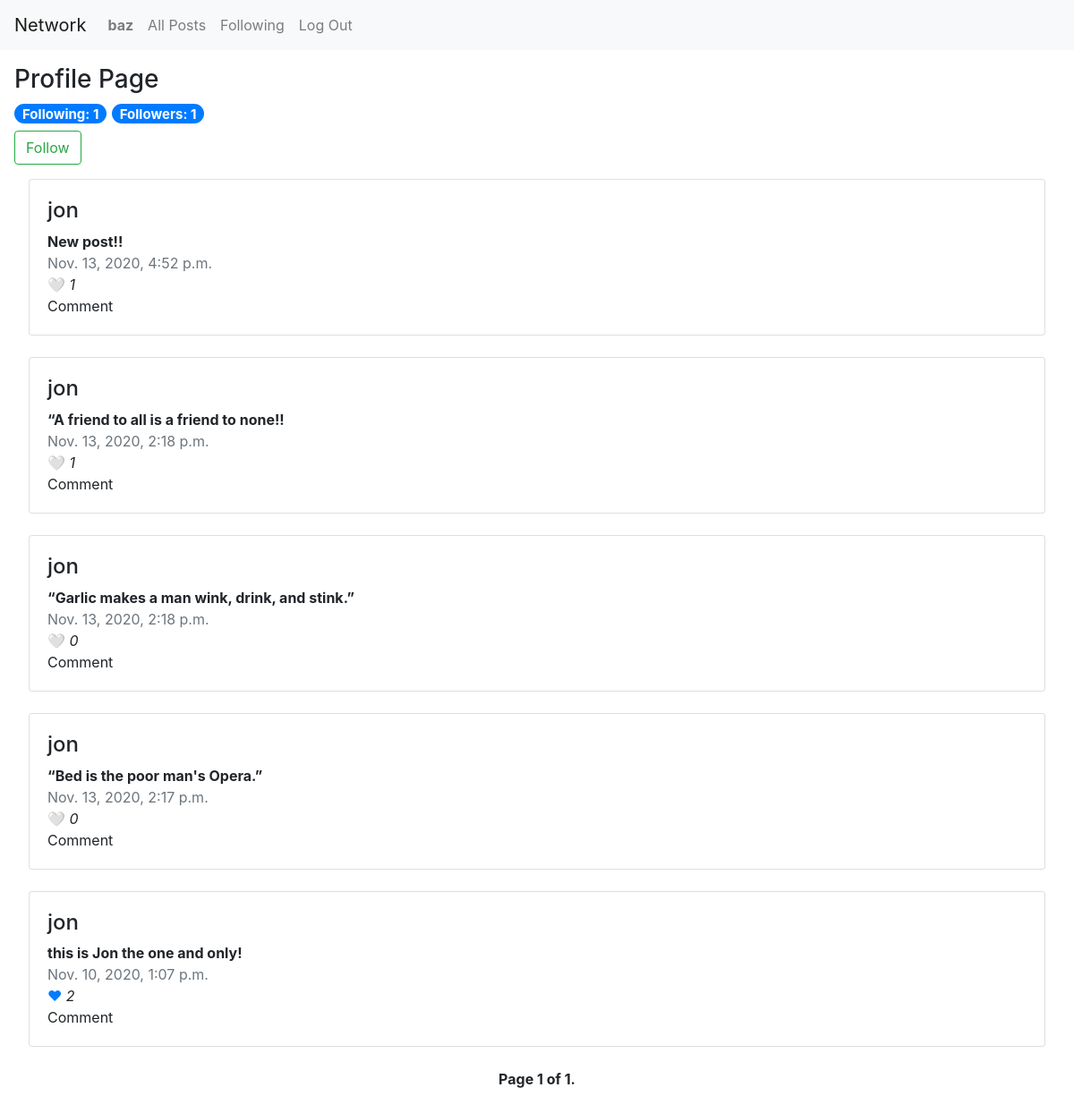
The app's page /profile/jon (signed in) with its own data.
### network/models.py (models this page shows)
class User(AbstractUser):
    pass

class NewPost(models.Model):
    creator = models.CharField(max_length=64)
    text = models.TextField(verbose_name="Description")
    image = models.URLField(blank=True, verbose_name="Image URL", null=True)
    like = models.IntegerField()
    timeStamp = models.DateTimeField(auto_now_add=True,null=True)
    liked = models.ManyToManyField(User, blank=True, related_name="liked_user")
    objects = models.Manager()

### network/views.py (the view)
# urls.py: path("profile/<str:name>", views.profile, name="profile"),
def profile(request, name):
    try:
        profile = User.objects.get(username=name)
        message = []
        if request.user.username:
            try:
                flw = Follow.objects.filter(profile=profile, following=request.user)
                f = 'yes'
                if not flw:
                    f = ''
            except:
                f = ''
        else:
            f = ''
        try:
            posts = NewPost.objects.filter(creator=profile).order_by("-timeStamp")
            flw = Follow.objects.filter(profile=profile)
            followers = len(flw)
            flw = Follow.objects.filter(following=profile)
            following = len(flw)
            paginator = Paginator(posts, 10)
            page_number = request.GET.get('page')
            page_obj = paginator.get_page(page_number)
        except:
            "not found"
        return render(request, "network/profile.html", {
            "posts" : posts,
            "name" : name,
            "follow" : f,
            "following" : following,
            "followers" : followers,
            "page_obj" : page_obj
        })
    except:
        message.append(f"{name}, not found!")
        return render(request, "network/profile.html", {
            "messages" : message,
            "name" : name
        })

### network/templates/network/profile.html (shortened to what this page needs)
{% extends "network/layout.html" %}
{% block body %}
    <h3>Profile Page</h3>
    <h5><span class="badge badge-pill badge-primary">Following:  {{following}}</span>
    <span class="badge badge-pill badge-primary">Followers:  {{followers}}</span></span></h4>
    {% if user.is_authenticated %}
        {% if user.username != name %}
            {% if follow != "yes" %}
            <form  action="{% url 'follow' name %}" method="post">
                <button class="btn btn-outline-success" type="submit">Follow</button>
            </form>
            {% else %}
            <form  action="{% url 'unfollow' name %}" method="post">
                {% csrf_token %}
                <button class="btn btn-outline-danger" type="submit">UnFollow</button>
            </form>
            {% endif %}
        {% endif %}
    {% endif %}
    {% if posts %}
    <div class="card-column" style="padding: 1em;">
        {% for post in page_obj %}
            <div class="card">
                <div class="card-body">
                <ul class="list-group list-group-horizontal" style="list-style-type: none;">
                    <li>
                        <a href="{% url 'profile' post.creator %}" style="color:inherit" id="creator-{{post.id}}"><h4>{{ post.creator }}</h4></a>
                        <strong id="post-{{post.id}}">{{ post.text }}</strong><br>
                        <a class="text-muted">{{ post.timeStamp }}<br>
                        {% if user.is_authenticated %}
                        {% if not request.user in post.liked.all %}
                            <a href="javascript:toggle({{post.id}})" id="like-{{post.id}}" style="text-decoration:none;">🤍</a>
                        {% else %}
                            <a href="javascript:toggle({{post.id}})" id="like-{{post.id}}" style="text-decoration:none;">❤</a>
                        {% endif %}
                        {% else %}
                            Likes:
                        {% endif %}
                        <i id="numLike-{{post.id}}">{{ post.like }}</i><br>
                        Comment</a>
                    </li>
                </ul>
                </div>
            </div>
            <br>
        {% endfor %}
        <div class="pagination justify-content-center">
            <span class="step-links">
                <span class="current">
                    <strong>Page {{ page_obj.number }} of {{ page_obj.paginator.num_pages }}.</strong>
                </span>
            </span>
        </div>
    </div>
    {% endif %}
{% endblock %}

### network/templates/network/layout.html (shortened to what this page needs)
{% load static %}
<!DOCTYPE html>
<html lang="en">
    <head>
        <link rel="stylesheet" href="https://stackpath.bootstrapcdn.com/bootstrap/4.4.1/css/bootstrap.min.css">
        <link href="{% static 'network/styles.css' %}" rel="stylesheet">
    </head>
    <body>
        <nav class="navbar navbar-expand navbar-light bg-light">
            <a class="navbar-brand" href="{% url 'index' %}">Network</a>
            <div>
              <ul class="navbar-nav mr-auto">
                {% if user.is_authenticated %}
                    <li class="nav-item">
                        <a class="nav-link" href="{% url 'profile' user.username %}"><strong>{{ user.username }}</strong></a>
                    </li>
                {% endif %}
                <li class="nav-item">
                  <a class="nav-link" href="{% url 'index' %}">All Posts</a>
                </li>
                {% if user.is_authenticated %}
                    <li class="nav-item">
                        <a class="nav-link" href="{% url 'following' %}">Following</a>
                    </li>
                    <li class="nav-item">
                        <a class="nav-link" href="{% url 'logout' %}">Log Out</a>
                    </li>
                {% endif %}
              </ul>
            </div>
          </nav>
        <div class="body">
            <div style="padding: 1em;">
            {% block body %}
            {% endblock %}
            </div>
        </div>
    </body>
</html>

### records on screen
User: username "baz"
NewPost: creator "jon", text "New post!!", timeStamp "Nov. 13, 2020, 4:52 p.m.", like "1"
NewPost: creator "jon", text "“A friend to all is a friend to none!!", timeStamp "Nov. 13, 2020, 2:18 p.m.", like "1"
NewPost: creator "jon", text "“Garlic makes a man wink, drink, and stink.”", timeStamp "Nov. 13, 2020, 2:18 p.m.", like "0"
NewPost: creator "jon", text "“Bed is the poor man's Opera.”", timeStamp "Nov. 13, 2020, 2:17 p.m.", like "0"
NewPost: creator "jon", text "this is Jon the one and only!", timeStamp "Nov. 10, 2020, 1:07 p.m.", like "2"

### other values on screen
{{ following }} "1"
{{ followers }} "1"
{{ page_obj.number }} "1"
{{ page_obj.paginator.num_pages }} "1"
